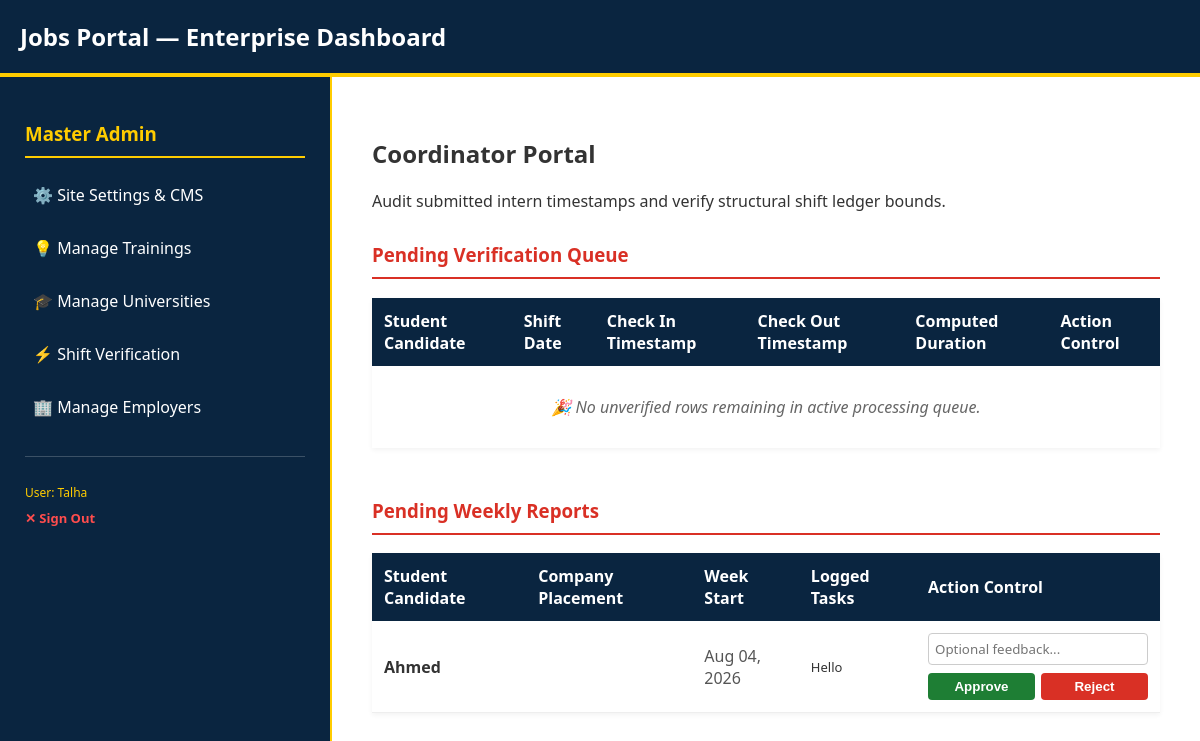
The page /admin-manage/ (signed in) on the database its author committed.
### student_portal/models.py (models this page shows, shortened)
class WeeklyReport(models.Model):
    STATUS_CHOICES = (
        ('Pending', 'Pending Review'),
        ('Approved', 'Approved'),
        ('Rejected', 'Needs Revision'),
    )
    student = models.ForeignKey(User, on_delete=models.CASCADE, related_name='weekly_reports')
    application = models.ForeignKey(Application, on_delete=models.CASCADE, related_name='weekly_reports', null=True, blank=True)
    week_start_date = models.DateField()
    tasks_completed = models.TextField()
    status = models.CharField(max_length=20, choices=STATUS_CHOICES, default='Pending')
    instructor_feedback = models.TextField(blank=True, null=True)
    submitted_at = models.DateTimeField(auto_now_add=True)

### student_portal/views.py (the view, shortened to what this page needs)
# urls.py: path('admin-manage/', views.admin_manage_view, name='admin_manage'),
@login_required
def admin_manage_view(request):
    if not (request.user.is_staff or request.user.is_superuser):
        return redirect('guest_home')
    pending_records = AttendanceRecord.objects.filter(is_verified=False, check_out__isnull=False)
    pending_reports = WeeklyReport.objects.filter(status='Pending').order_by('submitted_at')
    context = {
        'pending_records': pending_records,
        'pending_reports': pending_reports
    }
    return render(request, 'admin_manage.html', context)

### student_portal/templates/admin_manage.html (shortened to what this page needs)
{% extends 'base.html' %}
{% block content %}
<h2>Coordinator Portal</h2>
<p>Audit submitted intern timestamps and verify structural shift ledger bounds.</p>
<div style="margin-top: 30px;">
    <h3 style="color: #d93025; border-bottom: 2px solid #d93025; padding-bottom: 10px;">Pending Verification Queue</h3>
    <table style="width: 100%; border-collapse: collapse; margin-top: 15px; background: white; box-shadow: 0 2px 5px rgba(0,0,0,0.05);">
        <thead>
            <tr style="background: var(--primary-blue); color: white; text-align: left;">
                <th style="padding: 12px;">Student Candidate</th>
                <th style="padding: 12px;">Shift Date</th>
                <th style="padding: 12px;">Check In Timestamp</th>
                <th style="padding: 12px;">Check Out Timestamp</th>
                <th style="padding: 12px;">Computed Duration</th>
                <th style="padding: 12px;">Action Control</th>
            </tr>
        </thead>
        <tbody>
            {% for record in pending_records %}
                <tr style="border-bottom: 1px solid #eee;">
                    <td style="padding: 12px; font-weight: bold;">{{ record.user.username }}</td>
                    <td style="padding: 12px;">{{ record.date|date:"Y-m-d" }}</td>
                    <td style="padding: 12px; color: #555;">{{ record.check_in|date:"M d, g:i A" }}</td>
                    <td style="padding: 12px; color: #555;">{{ record.check_out|date:"M d, g:i A" }}</td>
                    <td style="padding: 12px; font-weight: bold; color: var(--primary-blue);">{{ record.hours_worked }} hours</td>
                    <td style="padding: 12px;">
                        <form method="post" style="margin: 0;">
                            {% csrf_token %}
                            <input type="hidden" name="record_id" value="{{ record.id }}">
                            <button type="submit" style="background:#1e7e34; color:white; border:none; padding:6px 12px; border-radius:4px; font-weight:bold; cursor:pointer;">✓ Verify Shift</button>
                        </form>
                    </td>
                </tr>
            {% empty %}
                <tr>
                    <td colspan="6" style="padding: 30px; text-align: center; color: #666; font-style: italic;">
                        🎉 No unverified rows remaining in active processing queue.
                    </td>
                </tr>
            {% endfor %}
        </tbody>
    </table>
</div>
<div style="margin-top: 50px; margin-bottom: 50px;">
    <h3 style="color: #d93025; border-bottom: 2px solid #d93025; padding-bottom: 10px;">Pending Weekly Reports</h3>
    <table style="width: 100%; border-collapse: collapse; margin-top: 15px; background: white; box-shadow: 0 2px 5px rgba(0,0,0,0.05);">
        <thead>
            <tr style="background: var(--primary-blue); color: white; text-align: left;">
                <th style="padding: 12px;">Student Candidate</th>
                <th style="padding: 12px;">Company Placement</th>
                <th style="padding: 12px;">Week Start</th>
                <th style="padding: 12px;">Logged Tasks</th>
                <th style="padding: 12px;">Action Control</th>
            </tr>
        </thead>
        <tbody>
            {% for report in pending_reports %}
                <tr style="border-bottom: 1px solid #eee;">
                    <td style="padding: 12px; font-weight: bold;">{{ report.student.get_full_name|default:report.student.username }}</td>
                    <td style="padding: 12px; color: #555;">{{ report.application.internship.company.company_name }}</td>
                    <td style="padding: 12px; color: #555;">{{ report.week_start_date|date:"M d, Y" }}</td>
                    <td style="padding: 12px; color: #333; max-width: 300px; white-space: pre-wrap; font-size: 13px;">{{ report.tasks_completed }}</td>
                    <td style="padding: 12px; width: 220px;">
                        <form method="POST" style="margin: 0; display: flex; flex-direction: column; gap: 8px;">
                            <input type="text" name="instructor_feedback" placeholder="Optional feedback..." style="padding: 6px; border: 1px solid #ccc; border-radius: 4px; width: 100%; box-sizing: border-box; font-family: inherit;">
                            <div style="display: flex; gap: 6px;">
                                <button type="submit" name="status" value="Approved" style="background:#1e7e34; color:white; border:none; padding:6px; border-radius:4px; font-weight:bold; cursor:pointer; flex: 1;">Approve</button>
                                <button type="submit" name="status" value="Rejected" style="background:#d93025; color:white; border:none; padding:6px; border-radius:4px; font-weight:bold; cursor:pointer; flex: 1;">Reject</button>
                            </div>
                        </form>
                    </td>
                </tr>
            {% empty %}
                <tr>
                    <td colspan="5" style="padding: 30px; text-align: center; color: #666; font-style: italic;">
                        ✍️ No unverified weekly reports remaining in active processing queue.
                    </td>
                </tr>
            {% endfor %}
        </tbody>
    </table>
</div>
{% endblock %}

### student_portal/templates/base.html (shortened to what this page needs)
{% load static %}
<!DOCTYPE html>
<html lang="en">
<head>
    <link rel="stylesheet" href="{% static 'css/style.css' %}">
</head>
<body>
    <header>
        <h1>Jobs Portal — Enterprise Dashboard</h1>
    </header>
    <div class="main-layout">
        <aside class="admin-sidebar">
            {% if user.is_authenticated %}
                {% if user.is_staff or user.is_superuser or user.userprofile.role == 'admin' %}
                    <h3>Master Admin</h3>
                    <ul>
                        <li><a href="/admin/">⚙️ Site Settings & CMS</a></li>
                        <li><a href="/admin/student_portal/trainingtrack/">💡 Manage Trainings</a></li>
                        <li><a href="/admin/student_portal/university/">🎓 Manage Universities</a></li>
                        <li><a href="{% url 'admin_manage' %}">⚡ Shift Verification</a></li>
                        <li><a href="/admin/student_portal/companyprofile/">🏢 Manage Employers</a></li>
                    </ul>
                {% elif user.userprofile.role == 'company' %}
                    <h3>Employer Console</h3>
                    <ul>
                        <li><a href="{% url 'company_dashboard' %}">📊 Dashboard & Postings</a></li>
                        <li><a href="{% url 'post_internship' %}">➕ Post Internship</a></li>
                    </ul>
                {% endif %}
                <div style="margin-top: 30px; padding-top: 15px; border-top: 1px solid rgba(255,255,255,0.2);">
                    <p style="font-size: 12px; color: #ffcc00; margin-bottom: 5px;">User: {{ user.username }}</p>
                    <form action="{% url 'logout' %}" method="post" style="display: inline; margin: 0; padding: 0;">
                        <button type="submit" style="background: none; border: none; color: #ff4d4d; text-decoration: none; font-size: 13px; font-weight: bold; cursor: pointer; padding: 0; font-family: inherit;">✕ Sign Out</button>
                    </form>
                </div>
            {% else %}
                <h3>Guest Menu</h3>
                <ul>
                    <li><a href="{% url 'login' %}">🔑 Sign In</a></li>
                </ul>
            {% endif %}
        </aside>
        <main class="content">
            {% block content %}{% endblock %}
        </main>
    </div>
</body>
</html>

### student_portal/static/css/style.css (style rules this page uses)
:root { --primary-blue: #0a2540; --accent-yellow: #ffcc00; --clean-white: #ffffff; --text-dark: #333333; --bg-light: #f4f6f9; }
body { margin: 0; font-family: 'Segoe UI', Tahoma, Geneva, Verdana, sans-serif; background-color: var(--clean-white); color: var(--text-dark); }
header { background-color: var(--primary-blue); color: var(--clean-white); padding: 20px; border-bottom: 4px solid var(--accent-yellow); }
header h1 { margin: 0; font-size: 24px; }
.main-layout { display: flex; min-height: calc(100vh - 140px); }
.admin-sidebar { width: 280px; background-color: var(--primary-blue); color: var(--clean-white); padding: 25px; border-right: 2px solid var(--accent-yellow); }
.admin-sidebar h3 { border-bottom: 2px solid var(--accent-yellow); padding-bottom: 10px; color: var(--accent-yellow); }
.admin-sidebar ul { list-style: none; padding: 0; margin: 0; }
.admin-sidebar ul li { margin-bottom: 15px; }
.admin-sidebar ul li a { color: var(--clean-white); text-decoration: none; font-weight: 500; display: block; padding: 8px; border-radius: 4px; }
.content { flex: 1; padding: 40px; background-color: var(--clean-white); }
.content > * { opacity: 0; animation: smoothFadeIn 0.6s cubic-bezier(0.165, 0.84, 0.44, 1) forwards; }
.content > *:nth-child(1) { animation-delay: 0.1s; }
.content > *:nth-child(2) { animation-delay: 0.2s; }
.content > *:nth-child(3) { animation-delay: 0.3s; }
.content > *:nth-child(4) { animation-delay: 0.4s; }

### rows shown on the page
WeeklyReport: student.get_full_name "Ahmed", week_start_date "Aug 04, 2026", tasks_completed "Hello"

### other values the page prints
{{ user.username }} "Talha"
